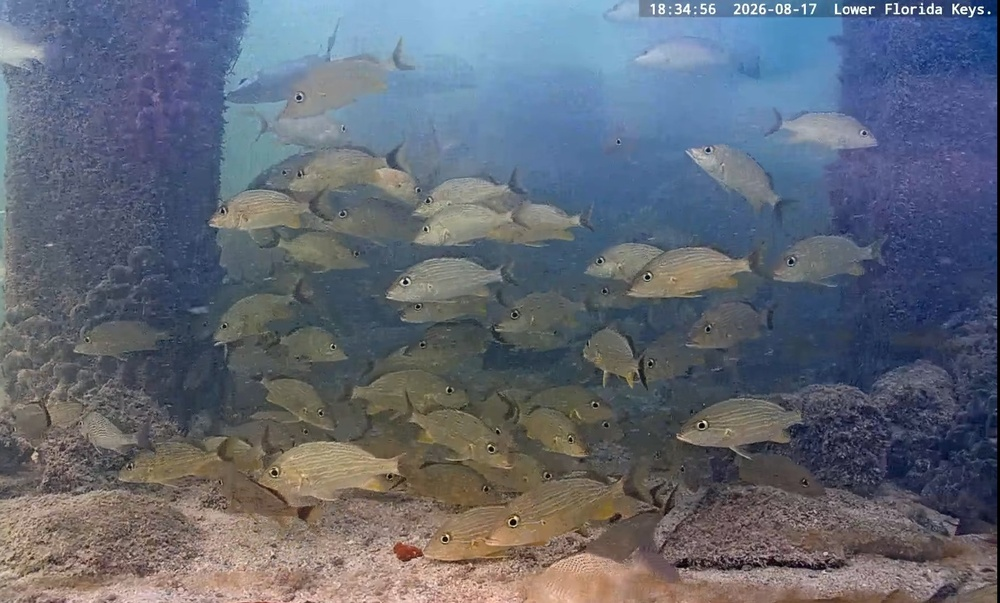
#> input picture site/bg.jpg, 1000 x 603 px, shrunk from 1787 x 1078 before the run
$ python fit_panel.py ../site/bg.jpg
#> lines starting #> are read from the running program, lines starting #| are printed output that depends on the picture
#!/usr/bin/env python3
# Generated by Claude Opus 5 (Anthropic)
"""Crop a screenshot to the aspect of one Figure-1 panel.

The model figure is one Miro frame of 2x2 quadrants exported at ~2.433:1, so a
full quadrant is 2.433:1 and a quadrant split horizontally in two is 4.866:1.
This crops (never stretches) to that aspect, keeping as much of the image as
possible, and says what it threw away.

usage:
  fit_panel.py shot.png                      # full quadrant, centred
  fit_panel.py shot.png --half               # half quadrant (4.866:1)
  fit_panel.py shot.png --anchor top         # keep the top instead of centring
  fit_panel.py shot.png --aspect 3.0 -o out.png
"""
import argparse, os
from PIL import Image

QUADRANT, HALF = 2.433, 4.866

ap = argparse.ArgumentParser()
ap.add_argument("image")
ap.add_argument("-o", "--out")
ap.add_argument("--aspect", type=float)
ap.add_argument("--half", action="store_true", help="4.866:1 instead of 2.433:1")
ap.add_argument("--anchor", default="center",
                choices=["center", "top", "bottom", "left", "right"])
a = ap.parse_args()
target = a.aspect or (HALF if a.half else QUADRANT)

im = Image.open(a.image)
#> im is the input picture: PIL image 1000x603 RGB; mean R, G, B 97.9, 104.3, 116.6
w, h = im.size
#> w = 1000; h = 603
if w / h > target:                       # too wide -> trim width
    nw, nh = int(round(h * target)), h
else:                                    # too tall -> trim height
    nw, nh = w, int(round(w / target))
#> nw = 1000; nh = 411
if a.anchor in ("center", "top", "bottom"):
    x = (w - nw) // 2
#> x = 0
else:
    x = 0 if a.anchor == "left" else w - nw
if a.anchor == "top":
    y = 0
elif a.anchor == "bottom":
    y = h - nh
else:
    y = (h - nh) // 2
#> y = 96

out = a.out or os.path.splitext(a.image)[0] + f"_panel{'_half' if a.half else ''}.png"
im.crop((x, y, x + nw, y + nh)).save(out)
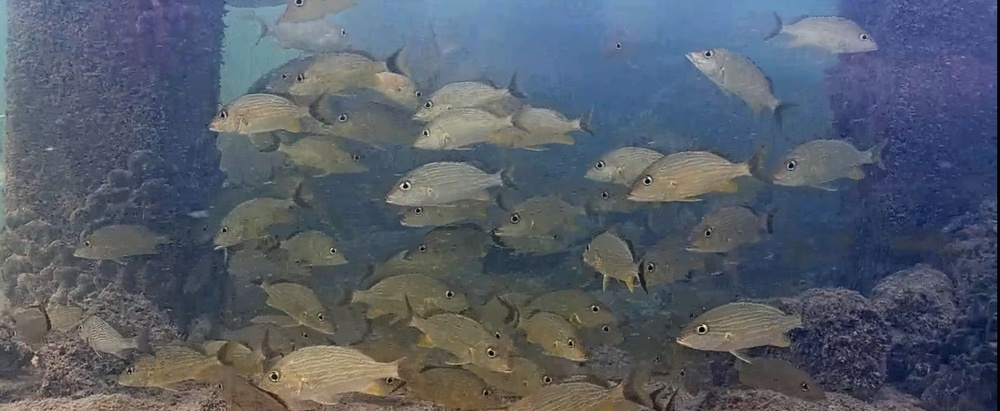
#> saved as bg_panel.png: PIL image 1000x411 RGB; mean R, G, B 86.1, 93.6, 105.3
lost = 100 * (1 - (nw * nh) / (w * h))
#> lost = 31.84
print(f"{w}x{h} ({w/h:.3f})  ->  {nw}x{nh} ({nw/nh:.3f})  target {target}  "
      f"dropped {lost:.1f}%  anchor={a.anchor}")
#| 1000x603 (1.658)  ->  1000x411 (2.433)  target 2.433  dropped 31.8%  anchor=center
print(out)
